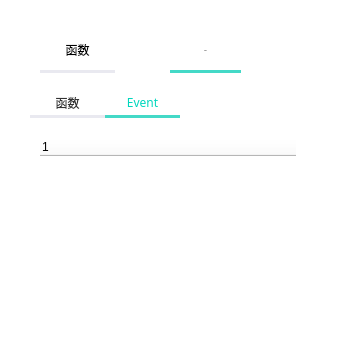
<?xml version="1.0" encoding="UTF-8"?>
<ui version="4.0">
 <class>InterfaceWidget</class>
 <widget class="QWidget" name="InterfaceWidget">
  <property name="geometry">
   <rect>
    <x>0</x>
    <y>0</y>
    <width>358</width>
    <height>356</height>
   </rect>
  </property>
  <property name="font">
   <font>
    <family>微软雅黑</family>
    <weight>50</weight>
    <bold>false</bold>
   </font>
  </property>
  <property name="windowTitle">
   <string>Form</string>
  </property>
  <property name="styleSheet">
   <string notr="true">background-color: rgb(255, 255, 255);</string>
  </property>
  <widget class="QLabel" name="addressLabel">
   <property name="geometry">
    <rect>
     <x>80</x>
     <y>20</y>
     <width>161</width>
     <height>30</height>
    </rect>
   </property>
   <property name="minimumSize">
    <size>
     <width>0</width>
     <height>30</height>
    </size>
   </property>
   <property name="font">
    <font>
     <family>微软雅黑</family>
    </font>
   </property>
   <property name="text">
    <string/>
   </property>
   <property name="textInteractionFlags">
    <set>Qt::LinksAccessibleByMouse|Qt::TextSelectableByMouse</set>
   </property>
  </widget>
  <widget class="QTabWidget" name="tabWidget">
   <property name="geometry">
    <rect>
     <x>30</x>
     <y>90</y>
     <width>291</width>
     <height>241</height>
    </rect>
   </property>
   <property name="styleSheet">
    <string notr="true">QTabWidget::pane{
border: 0px solid #C2C7CB;
}
QTabBar::tab{
color: rgb(51, 51, 51);
border-bottom: 3px solid rgb(233,233,240);
max-width: 100px; min-width:75px; min-height:25px;
font: 14px &quot;微软雅黑&quot;;
padding: 0px;
}
QTabBar::tab:selected{
color: rgb(0, 214, 189);
border-bottom: 3px solid rgb(68,217,199);
}</string>
   </property>
   <property name="currentIndex">
    <number>1</number>
   </property>
   <property name="tabsClosable">
    <bool>false</bool>
   </property>
   <property name="tabBarAutoHide">
    <bool>false</bool>
   </property>
   <widget class="QWidget" name="interfaceTabWidget">
    <attribute name="title">
     <string>函数</string>
    </attribute>
    <widget class="QTreeWidget" name="interfaceTreeWidget">
     <property name="geometry">
      <rect>
       <x>20</x>
       <y>20</y>
       <width>256</width>
       <height>192</height>
      </rect>
     </property>
     <property name="styleSheet">
      <string notr="true">QTreeWidget{
border:0px solid #000000;
}
QTreeWidget::item{height:25px;}
QTreeWidget::item:selected{color:rgb(0,214,189);
background-color: rgb(255, 255, 255);}</string>
     </property>
     <column>
      <property name="text">
       <string/>
      </property>
     </column>
    </widget>
   </widget>
   <widget class="QWidget" name="eventTabWidget">
    <attribute name="title">
     <string>Event</string>
    </attribute>
    <widget class="QTreeWidget" name="eventTreeWidget">
     <property name="geometry">
      <rect>
       <x>10</x>
       <y>20</y>
       <width>256</width>
       <height>192</height>
      </rect>
     </property>
     <property name="styleSheet">
      <string notr="true">QTreeWidget{
border:0px solid #000000;
}
QTreeWidget::item{height:25px;}
QTreeWidget::item:selected{color:rgb(0,214,189);
background-color: rgb(255, 255, 255);}</string>
     </property>
     <column>
      <property name="text">
       <string/>
      </property>
     </column>
    </widget>
   </widget>
  </widget>
  <widget class="QPushButton" name="interfaceBtn">
   <property name="geometry">
    <rect>
     <x>40</x>
     <y>30</y>
     <width>75</width>
     <height>43</height>
    </rect>
   </property>
   <property name="minimumSize">
    <size>
     <width>0</width>
     <height>43</height>
    </size>
   </property>
   <property name="styleSheet">
    <string notr="true">QPushButton{ font: 14px &quot;微软雅黑&quot;;
border: 0px solid #000000;
border-bottom: 3px solid rgb(233,233,240);}</string>
   </property>
   <property name="text">
    <string>函数</string>
   </property>
  </widget>
  <widget class="QPushButton" name="eventBtn">
   <property name="geometry">
    <rect>
     <x>170</x>
     <y>30</y>
     <width>71</width>
     <height>43</height>
    </rect>
   </property>
   <property name="minimumSize">
    <size>
     <width>0</width>
     <height>43</height>
    </size>
   </property>
   <property name="font">
    <font>
     <family>微软雅黑</family>
     <pointsize>-1</pointsize>
     <weight>50</weight>
     <italic>false</italic>
     <bold>false</bold>
    </font>
   </property>
   <property name="styleSheet">
    <string notr="true">QPushButton{ font: 14px &quot;微软雅黑&quot;;
border: 0px solid #000000;
border-bottom: 3px solid rgb(68,217,199);}</string>
   </property>
   <property name="text">
    <string>Event</string>
   </property>
  </widget>
 </widget>
 <resources/>
 <connections/>
</ui>
